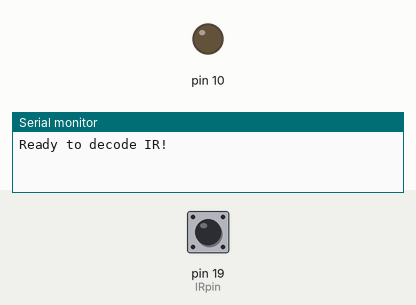
Simulated run of this sketch. Board: Arduino Mega 2560, built with avr-gcc and run on an emulated ATmega2560. Shown: output pins drawn as LEDs (lit = HIGH), the last lines printed to the serial monitor. Inputs (shaded band) come from the test bench; at power-on: pin 19 (IRpin) HIGH.

Above: at 1.2 s.
1.3 s: pin 19 (IRpin) pulsed LOW 2 times (0.12 s each, 0.3 s apart)
At 3.1 s:
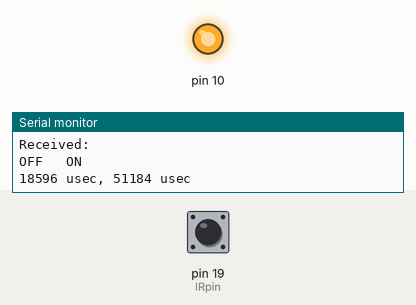
Timing chart, 0 to 4.7 s (numbered marks = the images above; inputs shaded):
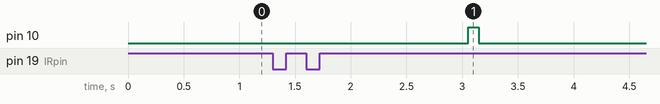

The sketch:

read_ir.ino
```cpp
/* Raw IR decoder sketch!
This sketch/program uses the Arduno and a PNA4602 to
decode IR received. This can be used to make a IR receiver
(by looking for a particular code)
or transmitter (by pulsing an IR LED at ~38KHz for the
durations detected
Code is public domain, check out www.ladyada.net and adafruit.com
for more tutorials!
*/

// We need to use the 'raw' pin reading methods
// because timing is very important here and the digitalRead()
// procedure is slower!
//uint8_t IRpin = 2;
// Digital pin #2 is the same as Pin D2 see
// http://arduino.cc/en/Hacking/PinMapping168 for the 'raw' pin mapping
#define IRpin_PIN PIND
#define IRpin 2
// for MEGA use these!
//#define IRpin_PIN PINE
//#define IRpin 4

// the maximum pulse we'll listen for - 65 milliseconds is a long time
#define MAXPULSE 65000

// what our timing resolution should be, larger is better
// as its more 'precise' - but too large and you wont get
// accurate timing
#define RESOLUTION 20

// we will store up to 100 pulse pairs (this is -a lot-)
uint16_t pulses[100][2]; // pair is high and low pulse
uint8_t currentpulse = 0; // index for pulses we're storing

void setup(void) {
  pinMode(10, OUTPUT);
  Serial.begin(9600);
  Serial.println("Ready to decode IR!");
}

void loop(void) {
  digitalWrite(10, LOW);
  uint16_t highpulse, lowpulse; // temporary storage timing
  highpulse = lowpulse = 0; // start out with no pulse length


// while (digitalRead(IRpin)) { // this is too slow!
    while (IRpin_PIN & (1 << IRpin)) {
     // pin is still HIGH

     // count off another few microseconds
     highpulse++;
     delayMicroseconds(RESOLUTION);

     // If the pulse is too long, we 'timed out' - either nothing
     // was received or the code is finished, so print what
     // we've grabbed so far, and then reset
     if ((highpulse >= MAXPULSE) && (currentpulse != 0)) {
       digitalWrite(10, HIGH);
       printpulses();
       currentpulse=0;
       return;
     }
  }
  // we didn't time out so lets stash the reading
  pulses[currentpulse][0] = highpulse;

  // same as above
  while (! (IRpin_PIN & _BV(IRpin))) {
     // pin is still LOW

     lowpulse++;
     delayMicroseconds(RESOLUTION);
     if ((lowpulse >= MAXPULSE) && (currentpulse != 0)) {
       printpulses();
       currentpulse=0;
       return;
     }
  }
  pulses[currentpulse][1] = lowpulse;

  // we read one high-low pulse successfully, continue!
  currentpulse++;
}

void printpulses(void) {
  Serial.println("\n\r\n\rReceived: \n\rOFF \tON");
  for (uint8_t i = 0; i < currentpulse; i++) {
    Serial.print(pulses[i][0] * RESOLUTION, DEC);
    Serial.print(" usec, ");
    Serial.print(pulses[i][1] * RESOLUTION, DEC);
    Serial.println(" usec");
  }

  // print it in a 'array' format
  Serial.println("int IRsignal[] = {");
  Serial.println("// ON, OFF (in 10's of microseconds)");
  for (uint8_t i = 0; i < currentpulse-1; i++) {
    Serial.print("\t"); // tab
    Serial.print(pulses[i][1] * RESOLUTION / 10, DEC);
    Serial.print(", ");
    Serial.print(pulses[i+1][0] * RESOLUTION / 10, DEC);
    Serial.println(",");
  }
  Serial.print("\t"); // tab
  Serial.print(pulses[currentpulse-1][1] * RESOLUTION / 10, DEC);
  Serial.print(", 0};");
}
```

Measured:
- after the input at 1.3 s, pin 10: LOW → HIGH after 1.8 s, → LOW 0.09 s later
